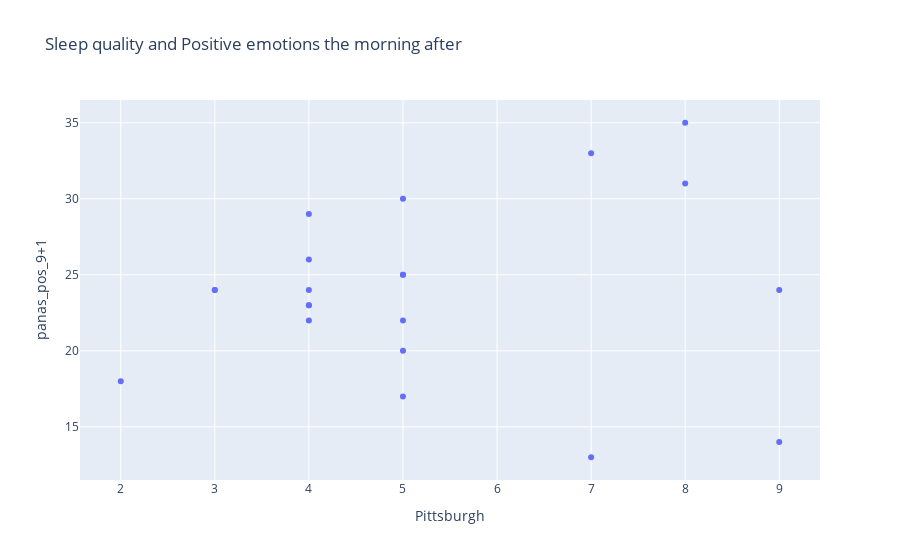

Source (notebook cell):
### Code cell
# Scatter plot showing the quantity of sleep and stress level
plt = px.scatter(sleep_df, 
        x='Pittsburgh', y='panas_pos_9+1',
        title='Sleep quality and Positive emotions the morning after')
plt.show()

### Figure 1 — Plotly figure (JSON) as saved in the notebook; plotly's stock layout.template omitted (floating-point values rounded to 4 significant figures)
{"data": [{"hovertemplate": "Pittsburgh=%{x}<br>panas_pos_9+1=%{y}<extra></extra>", "legendgroup": "", "marker": {"color": "#636efa", "symbol": "circle"}, "mode": "markers", "name": "", "orientation": "v", "showlegend": false, "type": "scatter", "x": [5, 7, 8, 4, 8, 9, 7, 3, 9, 4, 4, 4, 2, 5, 5, 3, 5, 4, 5, 4, 5], "xaxis": "x", "y": [17, 33, 35, 26, 31, 14, 13, 24, 24, 23, 29, 23, 18, 22, 25, 24, 25, 22, 30, 24, 20], "yaxis": "y"}], "layout": {"legend": {"tracegroupgap": 0}, "title": {"text": "Sleep quality and Positive emotions the morning after"}, "xaxis": {"anchor": "y", "domain": [0, 1], "title": {"text": "Pittsburgh"}}, "yaxis": {"anchor": "x", "domain": [0, 1], "title": {"text": "panas_pos_9+1"}}}}
